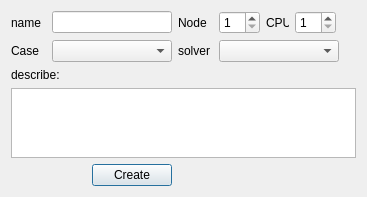
<?xml version="1.0" encoding="UTF-8"?>
<ui version="4.0">
 <class>CreatTaskDialog</class>
 <widget class="QDialog" name="CreatTaskDialog">
  <property name="geometry">
   <rect>
    <x>0</x>
    <y>0</y>
    <width>367</width>
    <height>192</height>
   </rect>
  </property>
  <property name="windowTitle">
   <string>Dialog</string>
  </property>
  <layout class="QGridLayout" name="gridLayout">
   <item row="0" column="0" colspan="2">
    <layout class="QHBoxLayout" name="horizontalLayout_3">
     <item>
      <widget class="QLabel" name="label_4">
       <property name="minimumSize">
        <size>
         <width>35</width>
         <height>0</height>
        </size>
       </property>
       <property name="maximumSize">
        <size>
         <width>35</width>
         <height>16777215</height>
        </size>
       </property>
       <property name="text">
        <string>name</string>
       </property>
      </widget>
     </item>
     <item>
      <widget class="QLineEdit" name="nameLineEdit">
       <property name="minimumSize">
        <size>
         <width>120</width>
         <height>0</height>
        </size>
       </property>
       <property name="maximumSize">
        <size>
         <width>120</width>
         <height>16777215</height>
        </size>
       </property>
      </widget>
     </item>
    </layout>
   </item>
   <item row="0" column="2">
    <layout class="QHBoxLayout" name="horizontalLayout_2">
     <item>
      <widget class="QLabel" name="label_2">
       <property name="minimumSize">
        <size>
         <width>35</width>
         <height>0</height>
        </size>
       </property>
       <property name="maximumSize">
        <size>
         <width>35</width>
         <height>16777215</height>
        </size>
       </property>
       <property name="text">
        <string>Node</string>
       </property>
      </widget>
     </item>
     <item>
      <widget class="QSpinBox" name="nodeSpinBox">
       <property name="minimum">
        <number>1</number>
       </property>
      </widget>
     </item>
     <item>
      <widget class="QLabel" name="label_5">
       <property name="minimumSize">
        <size>
         <width>23</width>
         <height>0</height>
        </size>
       </property>
       <property name="maximumSize">
        <size>
         <width>23</width>
         <height>16777215</height>
        </size>
       </property>
       <property name="text">
        <string>CPU</string>
       </property>
      </widget>
     </item>
     <item>
      <widget class="QSpinBox" name="cpuSpinBox">
       <property name="minimum">
        <number>1</number>
       </property>
       <property name="value">
        <number>1</number>
       </property>
      </widget>
     </item>
     <item>
      <spacer name="horizontalSpacer">
       <property name="orientation">
        <enum>Qt::Horizontal</enum>
       </property>
       <property name="sizeHint" stdset="0">
        <size>
         <width>40</width>
         <height>20</height>
        </size>
       </property>
      </spacer>
     </item>
    </layout>
   </item>
   <item row="1" column="0" colspan="3">
    <layout class="QHBoxLayout" name="horizontalLayout">
     <item>
      <widget class="QLabel" name="label_8">
       <property name="minimumSize">
        <size>
         <width>35</width>
         <height>0</height>
        </size>
       </property>
       <property name="maximumSize">
        <size>
         <width>35</width>
         <height>16777215</height>
        </size>
       </property>
       <property name="text">
        <string>Case</string>
       </property>
      </widget>
     </item>
     <item>
      <widget class="QComboBox" name="caseComboBox">
       <property name="minimumSize">
        <size>
         <width>120</width>
         <height>0</height>
        </size>
       </property>
       <property name="maximumSize">
        <size>
         <width>120</width>
         <height>16777215</height>
        </size>
       </property>
      </widget>
     </item>
     <item>
      <widget class="QLabel" name="label_6">
       <property name="minimumSize">
        <size>
         <width>35</width>
         <height>0</height>
        </size>
       </property>
       <property name="maximumSize">
        <size>
         <width>35</width>
         <height>16777215</height>
        </size>
       </property>
       <property name="text">
        <string>solver</string>
       </property>
      </widget>
     </item>
     <item>
      <widget class="QComboBox" name="solverComboBox">
       <property name="minimumSize">
        <size>
         <width>120</width>
         <height>0</height>
        </size>
       </property>
       <property name="maximumSize">
        <size>
         <width>120</width>
         <height>16777215</height>
        </size>
       </property>
      </widget>
     </item>
     <item>
      <spacer name="horizontalSpacer_5">
       <property name="orientation">
        <enum>Qt::Horizontal</enum>
       </property>
       <property name="sizeHint" stdset="0">
        <size>
         <width>40</width>
         <height>20</height>
        </size>
       </property>
      </spacer>
     </item>
    </layout>
   </item>
   <item row="2" column="0">
    <widget class="QLabel" name="label_3">
     <property name="text">
      <string>describe:</string>
     </property>
    </widget>
   </item>
   <item row="3" column="0" colspan="3">
    <widget class="QTextEdit" name="textEdit"/>
   </item>
   <item row="4" column="0">
    <spacer name="horizontalSpacer_2">
     <property name="orientation">
      <enum>Qt::Horizontal</enum>
     </property>
     <property name="sizeHint" stdset="0">
      <size>
       <width>67</width>
       <height>20</height>
      </size>
     </property>
    </spacer>
   </item>
   <item row="4" column="1">
    <widget class="QPushButton" name="createPushButton">
     <property name="text">
      <string>Create</string>
     </property>
    </widget>
   </item>
   <item row="4" column="2">
    <spacer name="horizontalSpacer_3">
     <property name="orientation">
      <enum>Qt::Horizontal</enum>
     </property>
     <property name="sizeHint" stdset="0">
      <size>
       <width>80</width>
       <height>20</height>
      </size>
     </property>
    </spacer>
   </item>
  </layout>
 </widget>
 <resources/>
 <connections/>
</ui>
